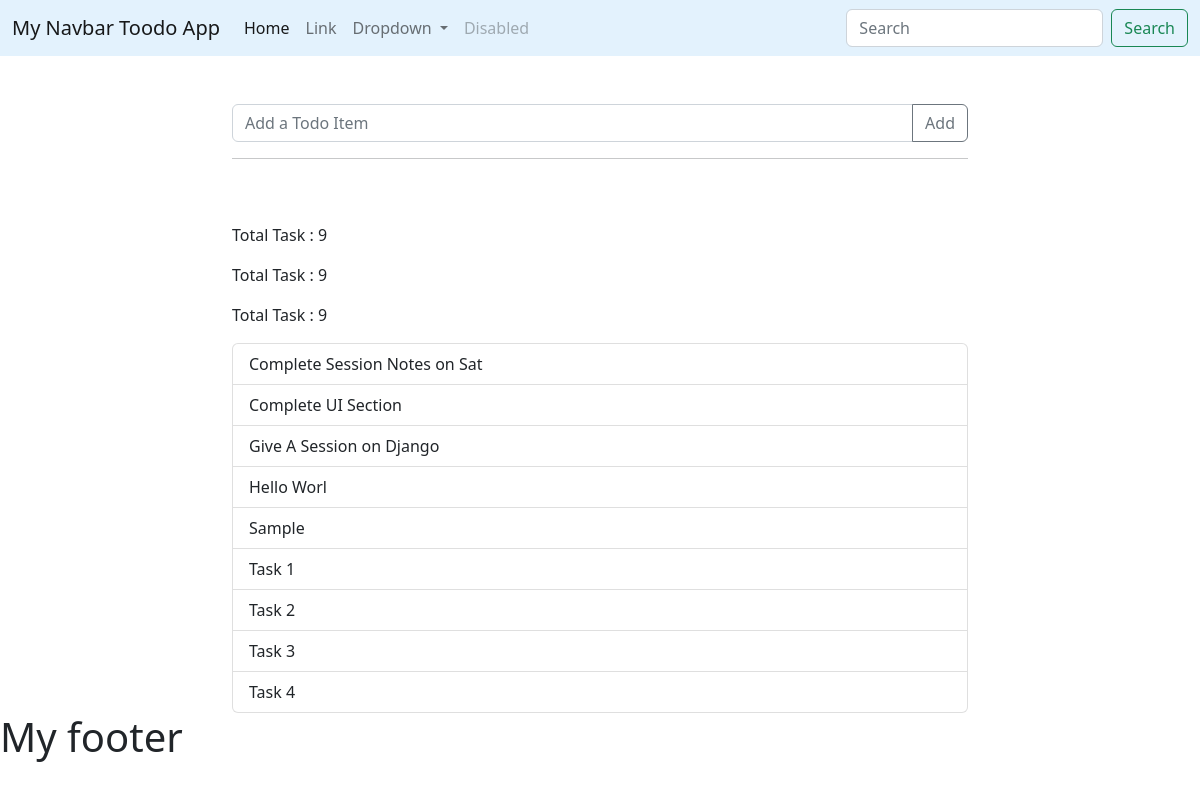
The page /todo on the database as committed earlier.
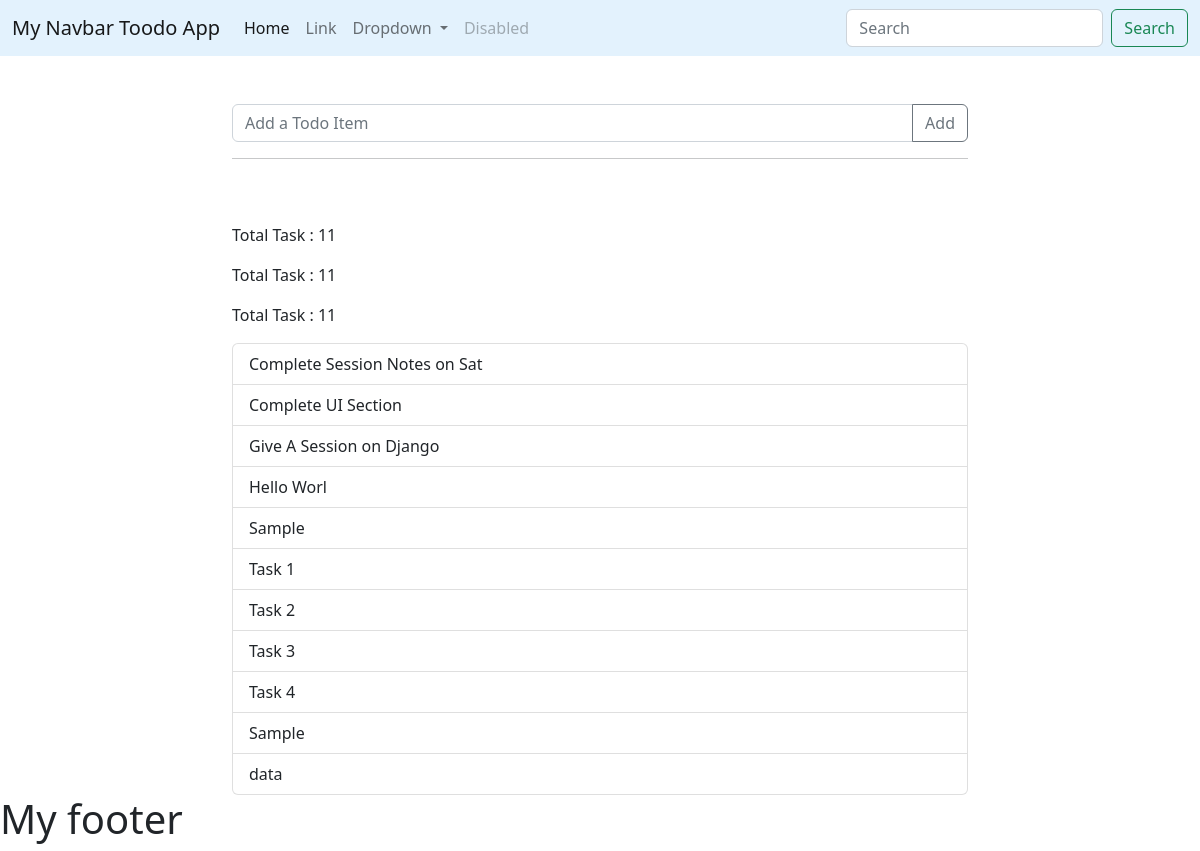
The same page on the database as committed later.
### todo/models.py (models this page shows)
class Todo(models.Model):
    task = models.CharField(max_length=255)
    complete = models.BooleanField(default=False)

### todo/views.py (the view, shortened to what this page needs)
# urls.py: path('',hello_from_todo),
def hello_from_todo(request):
    form_for_get = TodoInputForm()
    all_todo = Todo.objects.all()
    return render(request,'todo.html',{'todos':all_todo,'form':form_for_get,'count':all_todo.count()})

### todo/forms.py
class TodoInputForm(forms.Form):
    task = forms.CharField(max_length=10)

### todo/templatetags/my_len_filter.py (called while the page is built)
@register.filter()
def my_len(value):
    return len(value)

### todo/templates/todo.html (shortened to what this page needs)
{% extends "base.html" %}
{% block content %}
  <div class="container mt-5">
    <div class="row justify-content-center">
      <div class="col-8">
        <form name="form" action="/todo" method="post">
          <div class="input-group">
            <input type="text" class="form-control" placeholder="Add a Todo Item"
            aria-label="Recipient's username with two button addons" name="task">
            <button class="btn btn-outline-secondary" type="submit">Add</button>
          </div>
        </form>
        <hr>
      </div>
      <div class="col-8 mt-5">
        <p>Total Task : {{count}}</p>
        <p>Total Task : {{todos | length }}</p>
        {% load my_len_filter %}
        <p>Total Task : {{todos | my_len }}</p>
        <ul class="list-group">
          {% for t in todos %}
          <li class="list-group-item">{{t.task}}</li>
          {% endfor %}
        </ul>
      </div>
    </div>
  </div>
  {% endblock %}

Rows that differ between the two databases and show on the page:
added Todo: task "Sample"
added Todo: task "data"
Other text that changed with them:
{{ count }}: "9" → "11"
{{ todos | length }}: "9" → "11"
{{ todos | my_len }}: "9" → "11"
